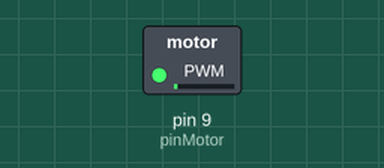
The sketch below on a simulated Arduino Uno, built with avr-gcc and run on an emulated ATmega328P. On the bench: switched loads named in the sketch (green lamp = pin HIGH).

Above: at 0.05 s.
At 1.3 s:
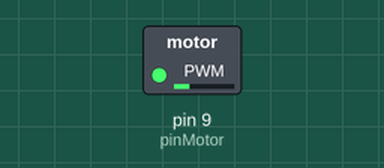
At 2.55 s:
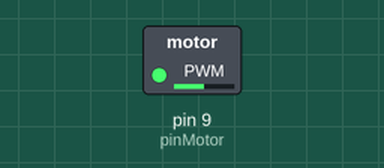
At 5.1 s:
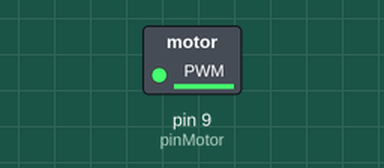
Timing chart, 0 to 9.2 s (numbered marks = the images above):
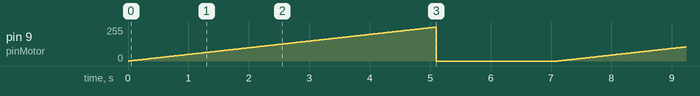

The sketch:

UD4_Transistor.ino
```cpp
/**
 * Unidad 4: Transistor controlando un motor DC
 *
 * Mediante el uso de un transistor vamos aumentando
 * la velocidad de un motor DC
 */

const byte pinMotor = 9;

void setup() {
  pinMode(pinMotor, OUTPUT);
}

void loop() {

  for (int v = 0; v < 255; v++) {
    analogWrite(pinMotor, v);
    delay(20);
  }
  analogWrite(pinMotor, 0); // Lo paramos y esperamos a que deje de girar
  delay(2000);
}
```

Measured:
- by itself, pin 9 (pinMotor): ramps from 0/255 to 254/255 and jumps back, once every 7.1 s
